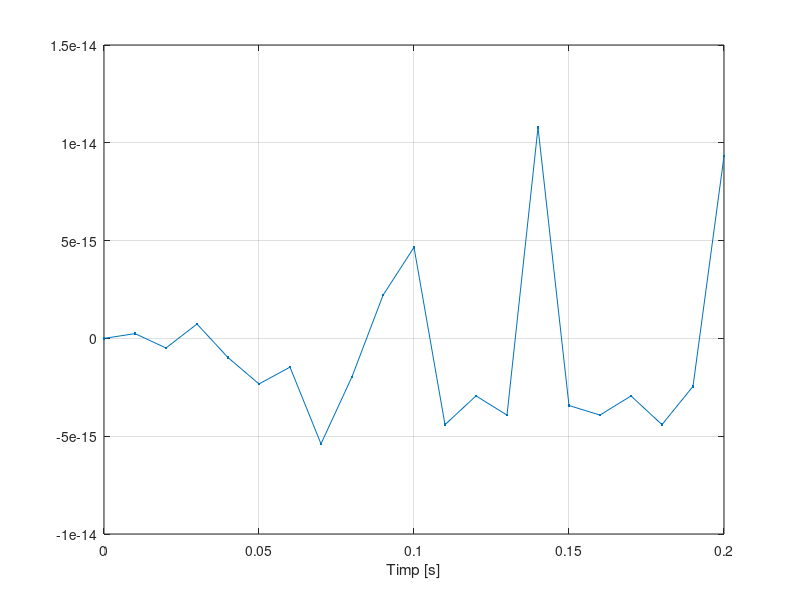

This chart was generated by the following MATLAB code:
F = 50;
t = 0:0.01:0.2;  %semnalul se distorsioneaza
%t = 0:0.0002:0.2;  semnalul se reprezinta mult mai bine, deoarece pasul este
                    %mult mai mic
s = 2*sin(2*pi*F*t);
plot(t,s,'.-'),
xlabel('Timp [s]'),
grid 